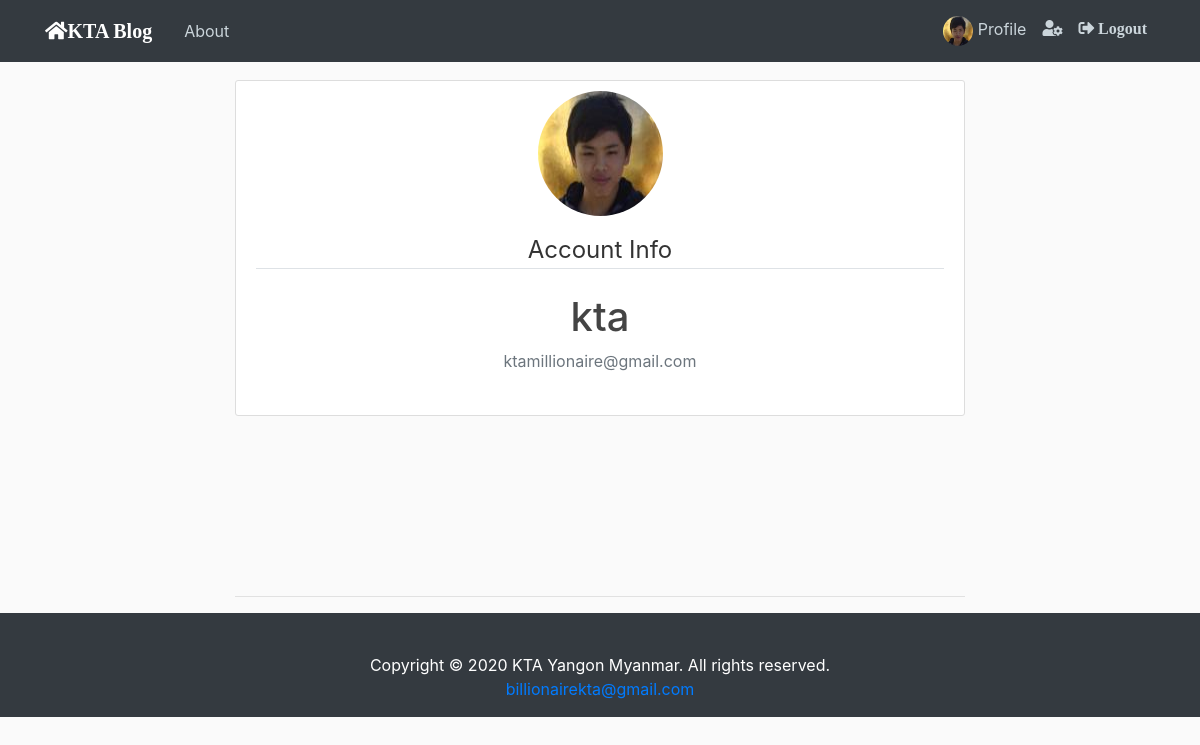
The app's page /profile (signed in) with its own data.
### flaskblog/model.py (models this page shows, shortened)
class User(db.Model, UserMixin):
    id = db.Column(db.Integer, primary_key=True)
    username = db.Column(db.String(20), unique=True, nullable=False)
    email = db.Column(db.String(120), unique=True, nullable=False)
    image_file = db.Column(db.String(20), nullable=False, default='default.jpg')
    password = db.Column(db.String(60), nullable=False)
    posts = db.relationship('Post', backref='author', lazy=True)

### flaskblog/users/route.py (the view)
@users.route("/profile")
@login_required
def profile():
    form = UpdateAccountForm()
    form.username.data = current_user.username
    form.email.data = current_user.email
    image_file = url_for('static', filename='profile_pics/' + current_user.image_file)
    return render_template('profile.html', title='User Profile', image_file=image_file, form=form)

### flaskblog/model.py (called while the page is built)
@login_manager.user_loader
def load_user(user_id):
    return User.query.get(int(user_id))

### flaskblog/templates/profile.html
{% extends "base.html" %}
{% block body %}
    <div class="content-section">
      <div class="media">
        <img class="rounded-circle account-img img-fluid mx-auto d-block" src="{{ image_file }}">
      </div>
      <fieldset class="form-group">
          <legend class="border-bottom mb-4 text-center">Account Info</legend>
            <div class="text-center">
              <h2 class="account-heading">{{ current_user.username }}</h2>
              <p class="text-secondary">{{ current_user.email }}</p>
            </div>
      </fieldset>
    </div>
    <br>
    <br>
    <br>
    <br>
    <br>
    <br>
<hr>
{% endblock %}

### flaskblog/templates/base.html (shortened to what this page needs)
<!DOCTYPE html>
<html>
    <head>
        <link rel="stylesheet" href="https://stackpath.bootstrapcdn.com/bootstrap/4.5.2/css/bootstrap.min.css">
        <link rel="stylesheet" type="text/css" href="{{ url_for('static', filename='main.css') }}" />
        <link rel="stylesheet" href="https://use.fontawesome.com/releases/v5.7.0/css/all.css">
    </head>
    <body>
        <header class="site-header">
          <nav class="navbar navbar-expand-md navbar-light bg-dark fixed-top">
            <div class="container">
              <a class="navbar-brand mr-4" href="/"><span style="color: #FFFFFF; font-family: 'monospace; font-size:"><i style="color: light;" class="fas fa-home">KTA Blog</i></span></a>
              <div class="collapse navbar-collapse" id="navbarToggle">
                <div class="navbar-nav mr-auto">
                  <a class="nav-item nav-link" href="{{ url_for('main.about') }}">About</a>
                </div>
                <div class="navbar-nav mr-10">
                    {% if current_user.is_authenticated %}
                       <a class="nav-item nav-link" href="{{ url_for('users.profile') }}" title="profile">
                           <img style="height: 30px; width: 30px;" class="rounded-circle article-img mr-0" src="{{ url_for('static', filename='profile_pics/' + current_user.image_file) }}">
                           Profile
                       </a>
                       <a class="nav-item nav-link" href="{{ url_for('users.account') }}" title="Account Setting"><i style="color: light;" class="fas fa-user-cog"> </i></a>
                       <a class="nav-item nav-link" href="{{ url_for('users.logout') }}"><i style="color: light;" class="fas fa-sign-out-alt"> Logout</i></a>
                    {% else %}
                      <a class="nav-item nav-link" href="{{ url_for('users.login') }}"><i style="color: light;" class="fas fa-sign-in-alt"> Login</i></a>
                      <a class="nav-item nav-link" href="{{ url_for('users.register') }}">Register</a>
                    {% endif %}
                </div>
              </div>
            </div>
          </nav>
        </header>
        <main role="main" class="container">
          <div class="row">
            <div class="col-md-8 mx-auto">
              {% block body %}{% endblock %}
            </div>
          </div>
        </main>
    <footer class="page-footer font-small bg-dark pt-4">
  <div class="container-fluid text-center text-md-left">
  <div class="footer-copyright text-center py-3" style="color: white">Copyright &copy; 2020 KTA Yangon Myanmar. All rights reserved.<br>
    <a href="mailto:billionairekta@gmail.com">billionairekta@gmail.com</a>
  </div>
</footer>
    </body>
</html>

### flaskblog/static/main.css (style rules this page uses)
body { background: #fafafa; color: #333333; margin-top: 5rem; }
h1, h2, h3, h4, h5, h6 { color: #444444; }
.site-header .navbar-nav .nav-link { color: #cbd5db; }
.content-section { background: #ffffff; padding: 10px 20px; border: 1px solid #dddddd; border-radius: 3px; margin-bottom: 20px; }
.article-img { height: 65px; width: 65px; margin-right: 16px; }
.account-img { height: 125px; width: 125px; margin-right: 20px; margin-bottom: 16px; }
.account-heading { font-size: 2.5rem; }

### records on screen
User: image_file (picture), username "kta", email "ktamillionaire@gmail.com"
